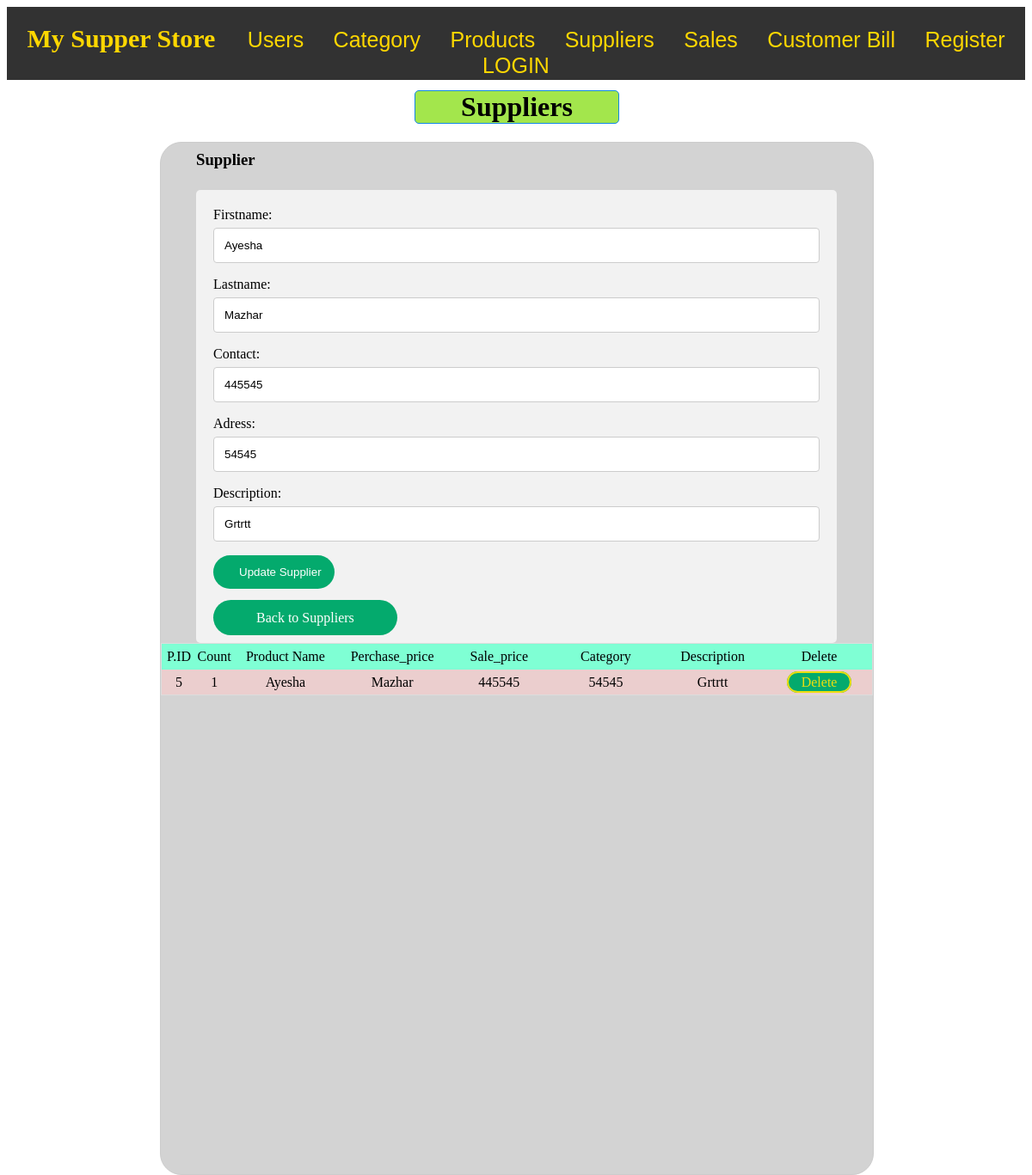
/show_suppliers/5, run on the app's committed database.
### members/models.py (models this page shows, shortened)
class Suppliers(models.Model):
    firstname=models.CharField(max_length=255)
    lastname=models.CharField(max_length=255)
    adress=models.CharField(max_length=255)
    contact=models.IntegerField(null=True)
    description=models.CharField(max_length=255)
    is_deleted = models.BooleanField(default=False)

### members/views.py (the view)
# urls.py: path("show_suppliers/<int:id>",views.show_suppliers,name="show_suppliers"),
def show_suppliers(request,id):
    error=False
    error1=False
    msg=False
    update_mode=True
    try:
        if request.method == 'POST':
          form =Suppliers_form()  # Return form to html
          firstname=str(request.POST.get('firstname')).capitalize()
          lastname=str(request.POST.get('lastname')).capitalize()
          contact=str(request.POST.get('contact')).capitalize()
          adress=str(request.POST.get('adress')).capitalize()
          description=str(request.POST.get('description')).capitalize()
          rows_affected = Suppliers.objects.select_for_update().filter(id=id, is_deleted=False).update(firstname=firstname,lastname=lastname,contact=contact,adress=adress,description=description,)
          if rows_affected == 0:
             error=True
          else:
             msg=True
          data = {'error':error,'msg':msg}
          return redirect('suppliers', data)
        else:
            form = Suppliers_form()
    except:
            pass
    mydata = Suppliers.objects.filter(id=id).values()
    for x in mydata:
      value1=x['firstname']
      value2=x['lastname']
      value3=x['contact']
      value4=x['adress']
      value5=x['description']
    form.fields['firstname'].widget.attrs['value'] = value1
    form.fields['lastname'].widget.attrs['value'] = value2
    form.fields['contact'].widget.attrs['value'] = value3
    form.fields['adress'].widget.attrs['value'] = value4
    form.fields['description'].widget.attrs['value'] = value5
    data={'form':form ,'mysuppliers':mydata,'msg':msg ,'update_mode':update_mode}
    return render(request,'suppliers.html',data)

### members/forms.py
class Suppliers_form(forms.Form):
    firstname=forms.CharField(max_length=255)
    lastname=forms.CharField(max_length=255)
    contact=forms.CharField(max_length=255)
    adress=forms.CharField(max_length=255)
    description=forms.CharField(max_length=255)

### templates/suppliers.html (shortened to what this page needs)
{% extends "master1.html" %}
{% block content %}
<div style="height:1200px" >
  <h1 style="text-align:center;margin-left:40%;margin-top:1% ;background-color:rgb(163, 230, 76);
  border: 1px solid rgb(19, 135, 230); width:20%;
  border-radius: 5px;">Suppliers</h1>
  <div style="width:70% ; background-color:lightgray; margin-left:15% ;
  margin-top:1% ; height:100% ;border: 1px solid #ccc;
  border-radius: 25px; " >
  <h3 style="text-align:left;margin-left:5% ;margin-top:1% ;" > Supplier </h3>
  <div class="container" style="width:85% ;;margin-left:5% ;margin-top:3%;">
      <form method='post'>
      {{form}}
      <input type="submit" name='savesupplier' {% if update_mode %}value="Update Supplier" {% else %} value="Save supplier"{% endif %}>
      </form>
      <a name="reset"  href="/suppliers/"> {% if update_mode  %}Back to Suppliers {% else %}Reset{% endif %}</a>
  </div>
    <table>
      <thead>
        <tr >
          <td style="width:5% ;background-color: aquamarine;"> P.ID </td>
          <td style="width:5%;background-color: aquamarine;"> Count </td>
          <td style="background-color: aquamarine;"> Product Name </td>
          <td style="background-color: aquamarine;"> Perchase_price </td>
          <td style="background-color: aquamarine;"> Sale_price </td>
          <td style="background-color: aquamarine;"> Category </td>
          <td style="background-color: aquamarine;"> Description </td>
          <td style="background-color: aquamarine;"> Delete </td>
        </tr>
      </thead>
        {% for x in mysuppliers %}
        <tr style="text-align:center ; margin-top:25px ;" >
          <td style="width:5%"> <a href={%url 'show_suppliers' id=x.id %}>{{ x.id }}</a> </td>
          <td style="width:5%"><a href={%url 'show_suppliers' id=x.id %}>{{ forloop.counter }}</a> </td>
          <td> <a href={%url 'show_suppliers' id=x.id %}>{{ x.firstname }}</a> </td>
          <td><a href={%url 'show_suppliers' id=x.id %}>{{ x.lastname }}</a> </td>
          <td><a href={%url 'show_suppliers' id=x.id %}>{{ x.contact }}</a>  </td>
          <td> <a href={%url 'show_suppliers' id=x.id %}>{{ x.adress }}</a> </td>
          <td> <a href={%url 'show_suppliers' id=x.id %}>{{ x.description }}</a> </td>
          <td> <a  onclick="return confirm('Are you sure you want to delete this?')" name="navlink" style=" " href={%url 'delete_supplier' id=x.id %}>Delete </td>
        </tr>
        {% endfor %}
    </table>
  </div>
</div>
{% endblock %}

### static/main.css (style rules this page uses)
input[type=text], select, textarea { width: 100%; padding: 12px; border: 1px solid #ccc; border-radius: 4px; box-sizing: border-box; margin-top: 6px; margin-bottom: 16px; resize: vertical }
input[type=submit] { width: 20%; background-color: #04AA6D; color: white; padding: 12px 30px 12px 30px; border: none; border-radius: 25px; cursor: pointer; margin-bottom: 25px; text-align: center; }
a[name=reset] { width: 30%; background-color: #04AA6D; color: white; padding: 12px 50px 12px 50px; border: none; border-radius: 25px; cursor: pointer; text-decoration: none; text-align: center; }
a[name=navlink] { width: 100%; background-color: #04AA6D; color: rgb(236, 222, 15); padding: 2px 15px 2px 15px; border-color:#9b6d31; border-radius: 4px; cursor: pointer; text-decoration: none; border: 2px solid; border-radius: 15px; }
.container { border-radius: 5px; background-color: #f2f2f2; padding: 20px; }
table { border-collapse: collapse; border-spacing: 0; margin-left:0%; width: 100%; border: 1px solid #ddd; }
table a { text-decoration: none; color: black; }
td { text-align: left; padding: 1px; text-align:center; width:15% }
thead { background-color: aquamarine; }
tr { text-align:center; width:15%; height: 30px; }
tr:nth-child(odd) { background-color: #ebcece; text-align:center ; margin-top:25px }

### data on the page
Suppliers: firstname "Ayesha", lastname "Mazhar", contact "445545", adress "54545", description "Grtrtt", id "5"
